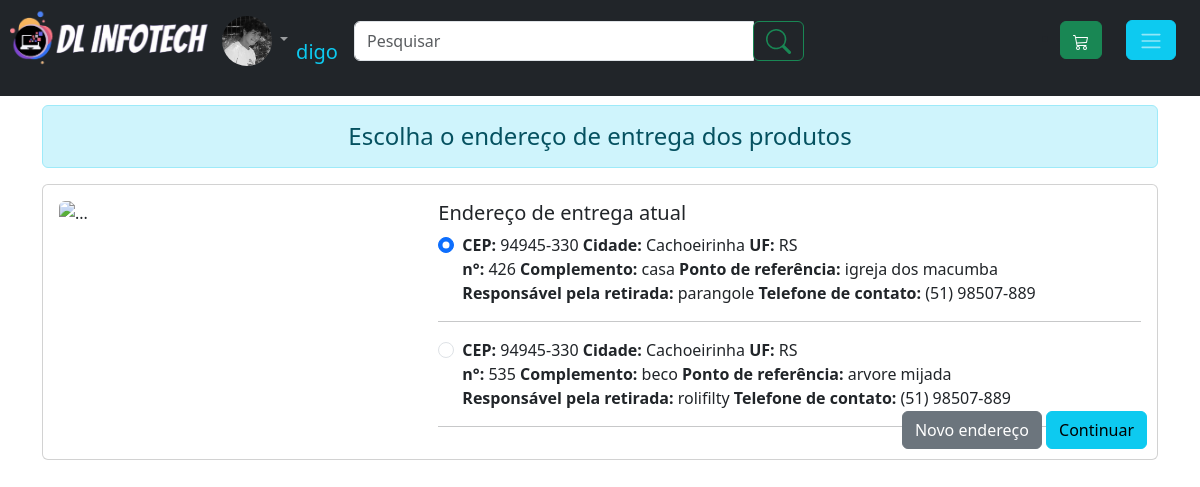
The app's page /produtos/endereco_compra.php (signed in) with its own data.
### tables this page shows
CREATE TABLE `endereco_usuario` (
  `id_endereco` int(11) NOT NULL,
  `id_usuario` int(11) NOT NULL,
  `CEP` varchar(9) NOT NULL,
  `logradouro` varchar(120) NOT NULL,
  `bairro` varchar(60) NOT NULL,
  `cidade` varchar(60) NOT NULL,
  `UF` varchar(2) NOT NULL,
  `numero` int(6) NOT NULL,
  `complemento` varchar(60) NOT NULL,
  `ponto_referencia` varchar(100) NOT NULL,
  `retirada_com` varchar(100) NOT NULL,
  `telefone_entrega` varchar(15) NOT NULL
);

### verifica_session.php (called while the page is built, shortened)
<?php
if(empty($_SESSION['id_usuario'])){
	$logado = 0;
	session_destroy();
	}else{
        $id_usuario = $_SESSION['id_usuario'];
	}
?>

### produtos/endereco_compra.php (the view, shortened to what this page needs)
<?php
require_once('../verifica_session.php');
require_once 'cabecalho.php';
?>
<div class="container" style="margin-top:105px">
	<h4 class="alert alert-info" align="center">Escolha o endereço de entrega dos produtos</h4>
<div class="card mb-3">
  <div class="row" >
    <div class="col-md-4">
      <img src="../img/entrega.jpg" class="img-fluid rounded m-3" alt="...">
    </div>
    <div class="col">
      <div class="card-body">
        <h5 class="card-title">Endereço de entrega atual</h5>
				<?php
                if(isset($_SESSION['id_usuario'])){
				$sql2 = "SELECT * FROM endereco_usuario WHERE id_usuario = '".$id_usuario."'";
				$consulta2 = $conexao->query($sql2);
				$dados_a = $consulta2->fetchALL(PDO::FETCH_ASSOC);
				if(empty($dados_a)){
					echo '<h5>O usuario não possue endereço cadastrado. Deseja cadastrar?</h5>
					<a class="btn btn-primary" href="cadastro_endereco.php">SIM</a>
					<a class="btn btn-danger" href="pagina_produto.php?id_produto='.$_SESSION['ultimo_visto'].'">NÃO</a>
					';
				}else{
                                    echo '<form action="../conclui_venda/modo_pagamento.php" method="POST">';
                                    $checked = 1;
                                    foreach($dados_a as $d){
                                        if($checked == 1){
                                            $checked_show = 'checked';
                                        }else{
                                            $checked_show = '';
                                        }
                                        $checked +=1;
		echo '<div class="form-check">
		  <input class="form-check-input" type="radio" id="endereco'.$d['id_endereco'].'" name="id_endereco" value="'.$d['id_endereco'].'" '.$checked_show.'>
		  <label class="form-check-label" for="endereco'.$d['id_endereco'].'">
                  <strong>CEP:</strong> '.$d['CEP'].'
		  </label>
                  <label class="form-check-label" for="endereco'.$d['id_endereco'].'>
                  <strong> Rua:</strong> '.$d['logradouro'].'
		  </label>
                  <label class="form-check-label" for="endereco'.$d['id_endereco'].'>
                  <strong> Bairro:</strong> '.$d['bairro'].'
		  </label>
                  <label class="form-check-label" for="endereco'.$d['id_endereco'].'">
                  <strong> Cidade:</strong> '.$d['cidade'].'
		  </label>
                  <label class="form-check-label" for="endereco'.$d['id_endereco'].'">
                  <strong> UF:</strong> '.$d['UF'].'
		  </label></br>
                  <label class="form-check-label" for="endereco'.$d['id_endereco'].'">
                  <strong> n°:</strong> '.$d['numero'].'
		  </label>
                  <label class="form-check-label" for="endereco'.$d['id_endereco'].'">
                  <strong> Complemento:</strong> '.$d['complemento'].'
		  </label>
                  <label class="form-check-label" for="endereco'.$d['id_endereco'].'">
                  <strong> Ponto de referência:</strong> '.$d['ponto_referencia'].'
		  </label></br>
                  <label class="form-check-label" for="endereco'.$d['id_endereco'].'">
                  <strong> Responsável pela retirada:</strong> '.$d['retirada_com'].'
		  </label>
                  <label class="form-check-label" for="endereco'.$d['id_endereco'].'">
                  <strong> Telefone de contato:</strong> '.$d['telefone_entrega'].'
		  </label>
		</div><hr/>
                ';
                }
                echo '<div style="position:absolute;bottom:10px;right:10px">
                <a class="btn btn-secondary" href="cadastro_endereco.php">Novo endereço</a>
                <input type="submit" class="btn btn-info" value="Continuar" >
                </div>
                </form>';
		}
                }else{
                echo '<h5>Você precisa estar logado, ou se cadastrar para efetuar suas compras. Escolha uma das opções abaixo:</h5>
		<a class="btn btn-secondary" href="../usuario/cadastro.php">Cadastro</a>
		<a class="btn btn-info" href="../index.php?">INICIO</a>
		';
                }
                ?>
      </div>
    </div>
  </div>
</div>
</div>

### records on screen
endereco_usuario: CEP "94945-330", cidade "Cachoeirinha", UF "RS", numero "426", complemento "casa", ponto_referencia "igreja dos macumba", retirada_com "parangole", telefone_entrega "(51) 98507-889"
endereco_usuario: CEP "94945-330", cidade "Cachoeirinha", UF "RS", numero "535", complemento "beco", ponto_referencia "arvore mijada", retirada_com "rolifilty", telefone_entrega "(51) 98507-889"

### other values on screen
$nick "digo"
